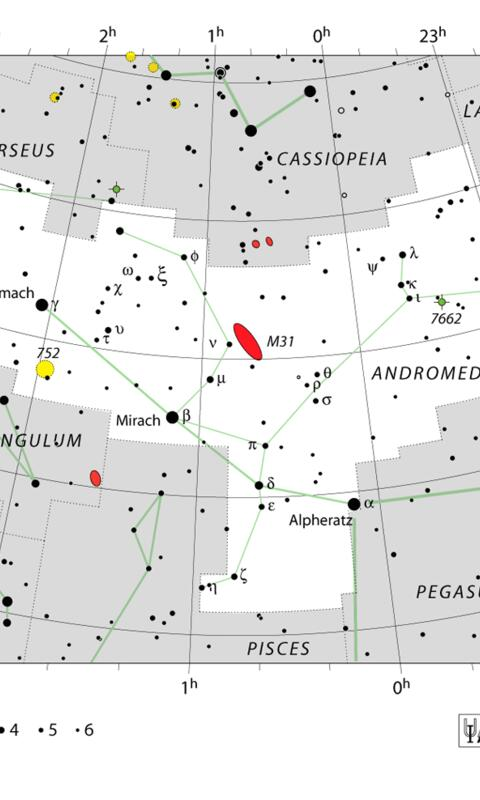
#> input picture app/src/main/assets/celestial_images/constellations/iau_andromeda.jpg, 480 x 800 px
$ python make_release_icon.py --input ../../app/src/main/assets/celestial_images/constellations/iau_andromeda.jpg --output out.png
#> lines starting #> are read from the running program, lines starting #| are printed output that depends on the picture; after the words box and inside, x2 and y2 are one past the last pixel; in counts of white or black regions, pixels touching at a corner belong together
#!/usr/bin/env python3
"""
make_release_icon.py — Make a circular release-branding icon for the changelog/GitHub release.

Unlike v1's make_release_splash.py, this does not touch any app splash-screen resource — this
tool only produces a small circular portrait PNG used to decorate a CHANGELOG.md entry / GitHub
release, mirroring v1's `<version>_<name>_icon.png` convention. The app's in-app launch splash
portrait (`app/src/main/assets/splash/splash.png`) is a separate asset, updated by
`skymap.release-splashscreen`'s Step 4, not by this tool.

Usage:
    python3 tools/make_release_icon.py \
        --input assets/release-icons/2.0.0-beta06_louise.png \
        --output /tmp/2.0.0-beta06_louise_icon.png \
        [--crop x1,y1,x2,y2] \
        [--size 256]

Requires: pip install Pillow
"""

import argparse
import sys
from pathlib import Path

try:
    from PIL import Image, ImageDraw
except ImportError:
    sys.exit("Pillow is required: pip install Pillow")


def circular_crop(img: Image.Image, size: int) -> Image.Image:
    # Center-crop to square first to avoid distortion
#> called with size = 256
    w, h = img.size
#> w = 480; h = 800
    s = min(w, h)
#> s = 480
    img = img.crop(((w - s) // 2, (h - s) // 2, (w + s) // 2, (h + s) // 2))
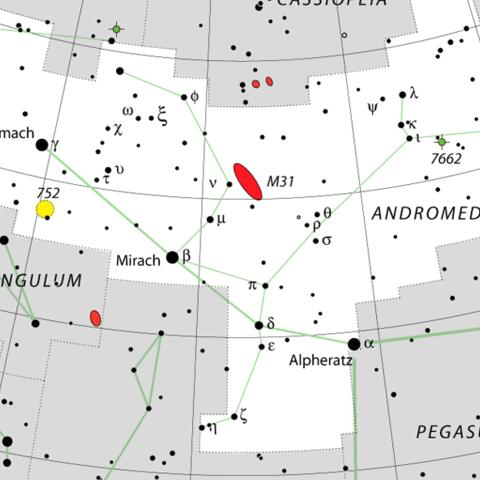
#> img: PIL image 480x480 RGBA; mean R, G, B, A 228.9, 229, 227.9, 255
    img = img.resize((size, size), Image.LANCZOS)
#> img: PIL image 256x256 RGBA
    mask = Image.new("L", (size, size), 0)
#> mask: PIL image 256x256 L; every value is 0
    ImageDraw.Draw(mask).ellipse((0, 0, size, size), fill=255)
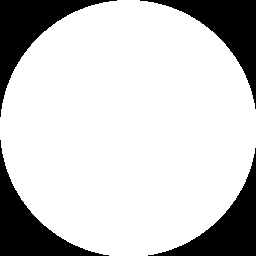
#> mask: PIL image 256x256 L; 79.1% white; 4 black regions, box (x1, y1, x2, y2) and area: (0, 0, 117, 117) 3548, (140, 0, 256, 109) 3431, (0, 140, 109, 256) 3431, (148, 148, 256, 256) 3315
    result = Image.new("RGBA", (size, size), (0, 0, 0, 0))
#> result: PIL image 256x256 RGBA; every value is 0
    result.paste(img, (0, 0), mask)
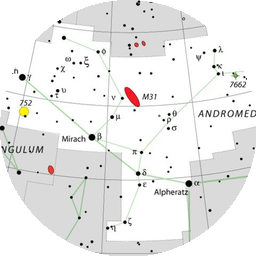
#> result: PIL image 256x256 RGBA; mean R, G, B, A 182.3, 182.3, 181.4, 201.6; transparent parts drawn white
    return result


def parse_crop(s: str) -> tuple[int, int, int, int]:
    try:
        parts = [int(v) for v in s.split(",")]
    except ValueError:
        raise argparse.ArgumentTypeError(f"--crop values must be integers, got: {s!r}")
    if len(parts) != 4:
        raise argparse.ArgumentTypeError(
            f"--crop requires exactly 4 values (x1,y1,x2,y2), got {len(parts)}"
        )
    return tuple(parts)


def main() -> None:
    parser = argparse.ArgumentParser(description=__doc__, formatter_class=argparse.RawDescriptionHelpFormatter)
    parser.add_argument("--input", type=Path, required=True, help="Path to portrait/source image")
    parser.add_argument("--output", type=Path, required=True, help="Output icon path (.png)")
    parser.add_argument("--size", type=int, default=256, help="Icon size in pixels (default 256)")
    parser.add_argument("--crop", type=parse_crop, metavar="x1,y1,x2,y2",
                         help="Pixel crop of input image before cropping to a circle")
    args = parser.parse_args()

    portrait = Image.open(args.input).convert("RGBA")
    if args.crop:
        portrait = portrait.crop(args.crop)

    icon = circular_crop(portrait, args.size)
    icon.save(args.output, "PNG")
    print(f"Saved: {args.output}")


if __name__ == "__main__":
    main()

$ run again, on app/src/main/assets/celestial_images/constellations/iau_aquila.jpg
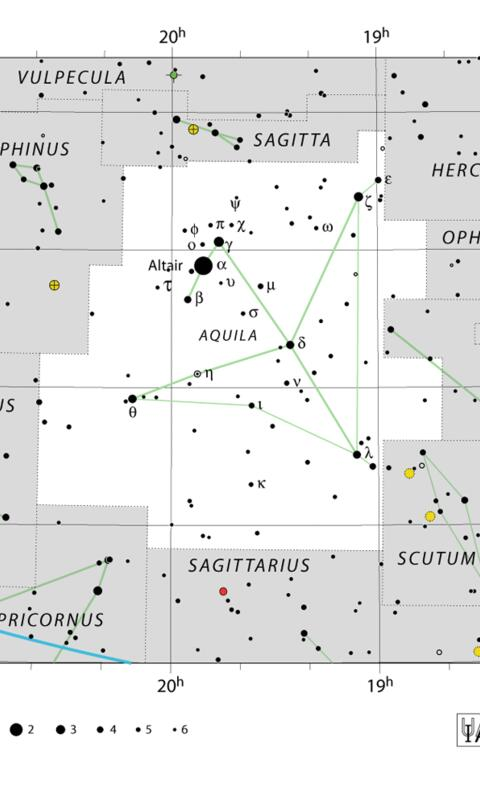
#> input picture app/src/main/assets/celestial_images/constellations/iau_aquila.jpg, 480 x 800 px
#> in circular_crop, `img = img.crop(((w - s) // 2, (h - s) // 2, (w + s) // 2, (h + s) // 2))`:
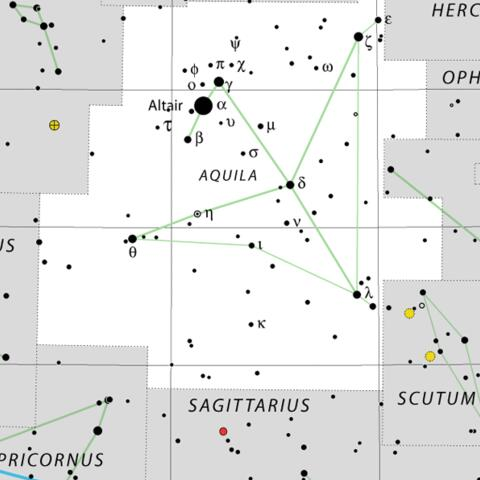
#> img: PIL image 480x480 RGBA; mean R, G, B, A 229.9, 230.5, 229.6, 255
#> in circular_crop, `result.paste(img, (0, 0), mask)`:
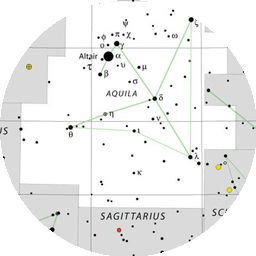
#> result: PIL image 256x256 RGBA; mean R, G, B, A 185.5, 186, 185.2, 201.6; transparent parts drawn white

$ run again, on app/src/main/assets/celestial_images/constellations/iau_aries.jpg
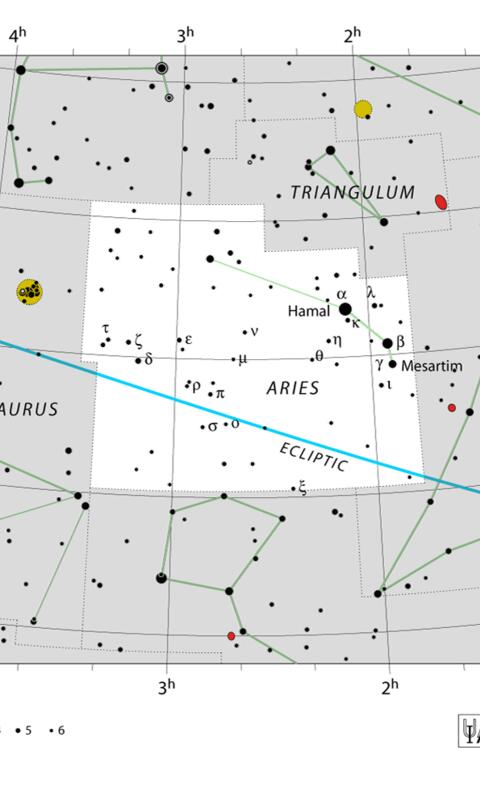
#> input picture app/src/main/assets/celestial_images/constellations/iau_aries.jpg, 480 x 800 px
#> in circular_crop, `img = img.crop(((w - s) // 2, (h - s) // 2, (w + s) // 2, (h + s) // 2))`:
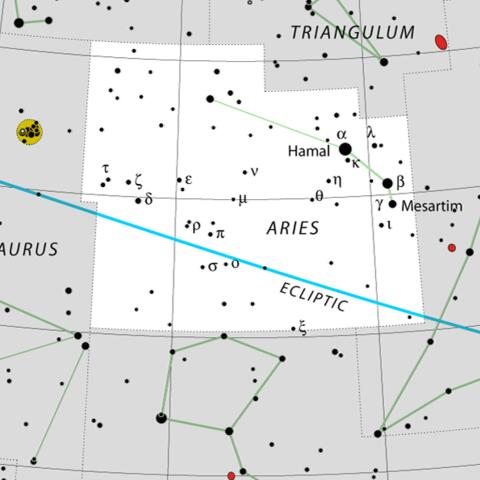
#> img: PIL image 480x480 RGBA; mean R, G, B, A 223.4, 224.9, 224.3, 255
#> in circular_crop, `result.paste(img, (0, 0), mask)`:
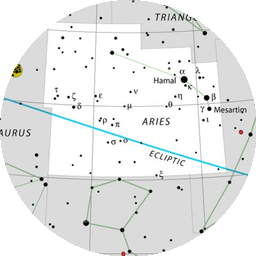
#> result: PIL image 256x256 RGBA; mean R, G, B, A 178.7, 180.1, 179.7, 201.6; transparent parts drawn white

$ run again, on app/src/main/assets/celestial_images/constellations/iau_bootes.jpg
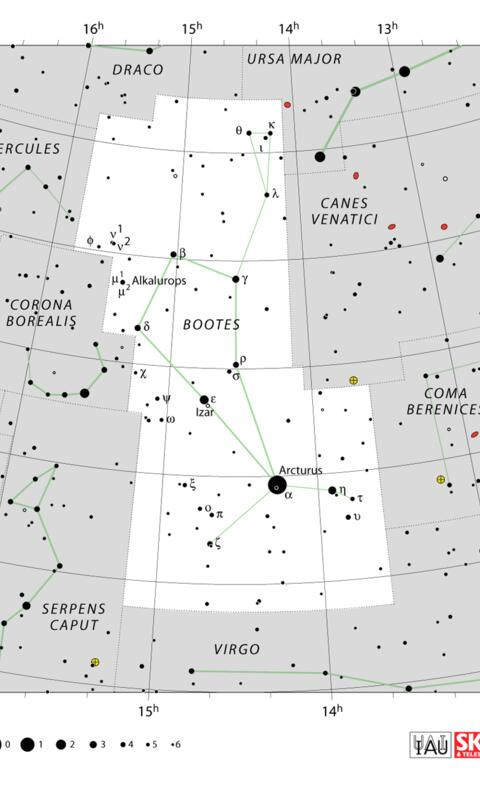
#> input picture app/src/main/assets/celestial_images/constellations/iau_bootes.jpg, 480 x 800 px
#> in circular_crop, `img = img.crop(((w - s) // 2, (h - s) // 2, (w + s) // 2, (h + s) // 2))`:
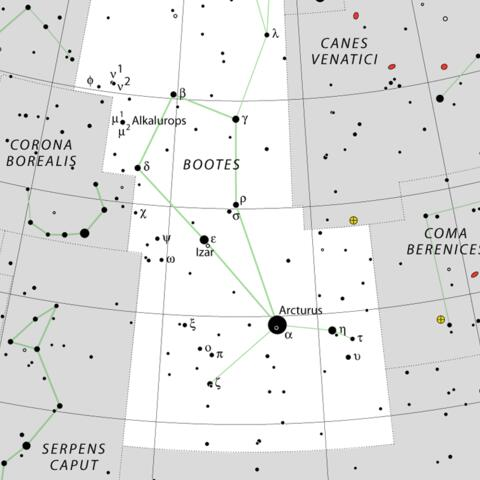
#> img: PIL image 480x480 RGBA; mean R, G, B, A 226.7, 227.1, 226.5, 255
#> in circular_crop, `result.paste(img, (0, 0), mask)`:
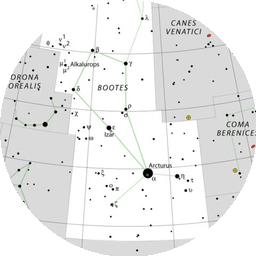
#> result: PIL image 256x256 RGBA; mean R, G, B, A 181.6, 181.9, 181.5, 201.6; transparent parts drawn white
